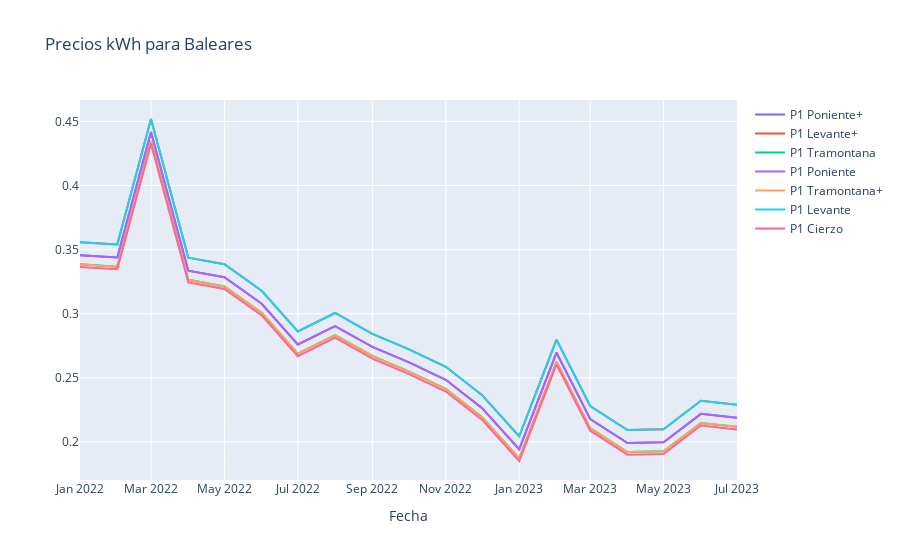

The notebook cell this image was saved under:
### Code cell
# Dibujo de la gráfica


data = [] # Voy a guardar cada línea de la gráfica en esta lista
for i in df.FEE.unique(): # Itero por los distintos planes
    data.append(go.Scatter(
                    x = df[df['FEE'] == i]['MES'],
                    y = df[df['FEE'] == i]['P1'],
                    name = f'P1 {i}',
                    mode= 'lines',
                    text = i))

layout = dict(title = 'Precios kWh para Baleares',
             xaxis= dict(title= 'Fecha',ticklen= 5)
           )

fig = go.Figure(data = data, layout=layout)

iplot(fig)
